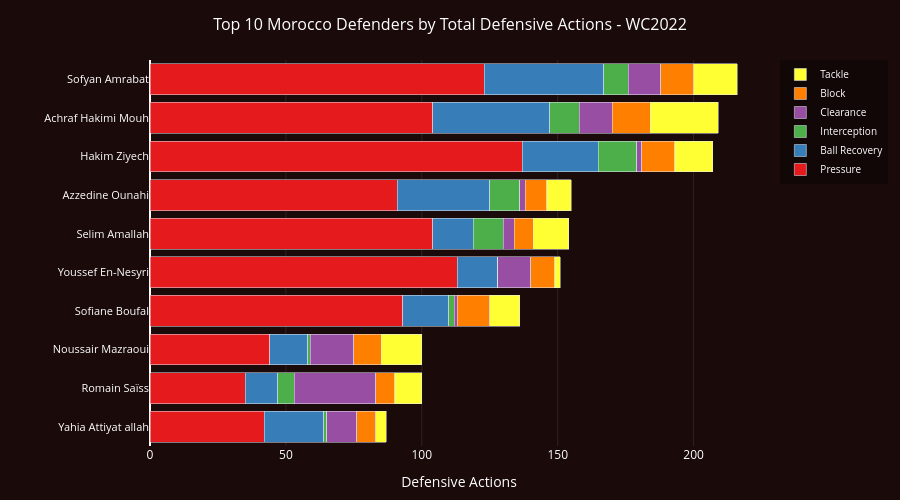

The notebook cell saved with this chart:
### Markdown cell above
### 3c. Individual Defensive Contributions

### Code cell
# Section 3c — Individual Defensive Contributions
# [Plotly / interactive] — stacked horizontal bar chart: top 10 players by total defensive actions

# Aggregate defensive actions by player and type

player_actions = pd.read_sql("""SELECT
                                e.player,
                                CASE
                                    WHEN e.type = 'Duel' AND e.duel_type = 'Tackle' THEN 'Tackle'
                                    ELSE e.type
                                END AS action_type,
                                COUNT(*) AS actions
                            FROM events e
                            WHERE e.team = 'Morocco'
                            AND (e.type IN ('Pressure', 'Interception', 'Block', 'Clearance', 'Ball Recovery') OR (e.type = 'Duel' AND e.duel_type = 'Tackle'))
                            GROUP BY e.player, action_type
                            ORDER BY actions DESC
                             """, con)

# Identify top 10 players by total actions

top10_totals = (player_actions
                .groupby('player')['actions']
                .sum()
                .nlargest(10)
                .index.tolist()
                )

# Filter to top 10 only
top10_df = player_actions[player_actions['player'].isin(top10_totals)].copy()

# Pivot: rows = players, columns = action types, values - counts
top10_pivot = (top10_df
               .pivot_table(index='player', columns='action_type', values='actions', fill_value=0)
               .reindex(top10_totals)
               ) # to preserve descending total order

# Plotly stacked horizontal bar chart

    # Color Palette

ACTION_COLORS = {
    'Pressure': '#e41a1c',
    'Ball Recovery': '#377eb8',
    'Interception': '#4daf4a',
    'Clearance': '#984ea3',
    'Block': '#ff7f00',
    'Tackle': '#ffff33',
}

fig = go.Figure()

for action_type in ACTION_COLORS:
    if action_type not in top10_pivot.columns:
        continue
    fig.add_trace(go.Bar(
        y=top10_pivot.index,
        x=top10_pivot[action_type],
        name=action_type,
        orientation='h',
        marker_color=ACTION_COLORS[action_type],
        hovertemplate=(
            '<b>%{y}</b><br>'
            f'{action_type}: ' + '%{x}<br>'
            '<extra></extra?'
        ),
    ))

fig.update_layout(
    barmode='stack',
    plot_bgcolor=MOROCCO_DARK,
    paper_bgcolor=MOROCCO_DARK,
    title=dict(
        text='Top 10 Morocco Defenders by Total Defensive Actions - WC2022',
        font=dict(color='white', size=16),
        x=0.5
    ),
    xaxis=dict(
        title='Defensive Actions',
        title_font=dict(color='white'),
        tickfont=dict(color='white'),
        gridcolor='rgba(255,255,255,0.1)',
    ),
    yaxis=dict(
        tickfont=dict(color='white', size=11),
        autorange='reversed', # highest total as top
    ),
    legend=dict(
        font=dict(color='white', size=10),
        bgcolor='rgba(0,0,0,0.3)',
    ),
    width=900,
    height=500,
    margin=dict(l=150,r=30,t=60,b=40),
)

fig.show()

### Figure 1 — Plotly figure (JSON) as saved in the notebook; plotly's stock layout.template omitted (floating-point values rounded to 4 significant figures)
{"data": [{"hovertemplate": "<b>%{y}</b><br>Pressure: %{x}<br><extra></extra?", "marker": {"color": "#e41a1c"}, "name": "Pressure", "orientation": "h", "type": "bar", "x": [123, 104, 137, 91, 104, 113, 93, 44, 35, 42], "y": ["Sofyan Amrabat", "Achraf Hakimi Mouh", "Hakim Ziyech", "Azzedine Ounahi", "Selim Amallah", "Youssef En-Nesyri", "Sofiane Boufal", "Noussair Mazraoui", "Romain Saïss", "Yahia Attiyat allah"]}, {"hovertemplate": "<b>%{y}</b><br>Ball Recovery: %{x}<br><extra></extra?", "marker": {"color": "#377eb8"}, "name": "Ball Recovery", "orientation": "h", "type": "bar", "x": [44, 43, 28, 34, 15, 15, 17, 14, 12, 22], "y": ["Sofyan Amrabat", "Achraf Hakimi Mouh", "Hakim Ziyech", "Azzedine Ounahi", "Selim Amallah", "Youssef En-Nesyri", "Sofiane Boufal", "Noussair Mazraoui", "Romain Saïss", "Yahia Attiyat allah"]}, {"hovertemplate": "<b>%{y}</b><br>Interception: %{x}<br><extra></extra?", "marker": {"color": "#4daf4a"}, "name": "Interception", "orientation": "h", "type": "bar", "x": [9, 11, 14, 11, 11, 0, 2, 1, 6, 1], "y": ["Sofyan Amrabat", "Achraf Hakimi Mouh", "Hakim Ziyech", "Azzedine Ounahi", "Selim Amallah", "Youssef En-Nesyri", "Sofiane Boufal", "Noussair Mazraoui", "Romain Saïss", "Yahia Attiyat allah"]}, {"hovertemplate": "<b>%{y}</b><br>Clearance: %{x}<br><extra></extra?", "marker": {"color": "#984ea3"}, "name": "Clearance", "orientation": "h", "type": "bar", "x": [12, 12, 2, 2, 4, 12, 1, 16, 30, 11], "y": ["Sofyan Amrabat", "Achraf Hakimi Mouh", "Hakim Ziyech", "Azzedine Ounahi", "Selim Amallah", "Youssef En-Nesyri", "Sofiane Boufal", "Noussair Mazraoui", "Romain Saïss", "Yahia Attiyat allah"]}, {"hovertemplate": "<b>%{y}</b><br>Block: %{x}<br><extra></extra?", "marker": {"color": "#ff7f00"}, "name": "Block", "orientation": "h", "type": "bar", "x": [12, 14, 12, 8, 7, 9, 12, 10, 7, 7], "y": ["Sofyan Amrabat", "Achraf Hakimi Mouh", "Hakim Ziyech", "Azzedine Ounahi", "Selim Amallah", "Youssef En-Nesyri", "Sofiane Boufal", "Noussair Mazraoui", "Romain Saïss", "Yahia Attiyat allah"]}, {"hovertemplate": "<b>%{y}</b><br>Tackle: %{x}<br><extra></extra?", "marker": {"color": "#ffff33"}, "name": "Tackle", "orientation": "h", "type": "bar", "x": [16, 25, 14, 9, 13, 2, 11, 15, 10, 4], "y": ["Sofyan Amrabat", "Achraf Hakimi Mouh", "Hakim Ziyech", "Azzedine Ounahi", "Selim Amallah", "Youssef En-Nesyri", "Sofiane Boufal", "Noussair Mazraoui", "Romain Saïss", "Yahia Attiyat allah"]}], "layout": {"barmode": "stack", "height": 500, "legend": {"bgcolor": "rgba(0,0,0,0.3)", "font": {"color": "white", "size": 10}}, "margin": {"b": 40, "l": 150, "r": 30, "t": 60}, "paper_bgcolor": "#1a0a0a", "plot_bgcolor": "#1a0a0a", "title": {"font": {"color": "white", "size": 16}, "text": "Top 10 Morocco Defenders by Total Defensive Actions - WC2022", "x": 0.5}, "width": 900, "xaxis": {"gridcolor": "rgba(255,255,255,0.1)", "tickfont": {"color": "white"}, "title": {"font": {"color": "white"}, "text": "Defensive Actions"}}, "yaxis": {"autorange": "reversed", "tickfont": {"color": "white", "size": 11}}}}
